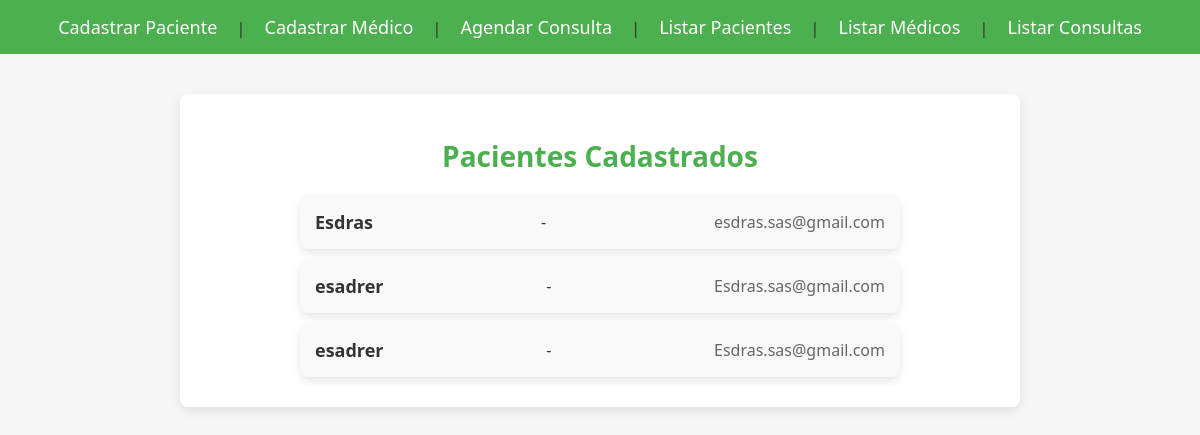
Page /consultas/listar_pacientes/ on the committed database.
### consultas/models.py (models this page shows, shortened)
class Paciente(models.Model):
    nome = models.CharField(max_length=100)
    email = models.EmailField()
    telefone = models.CharField(max_length=15)
    data_nascimento = models.DateField()
    endereco = models.TextField()

### consultas/views.py (the view)
# urls.py: path('listar_pacientes/', views.listar_pacientes, name='listar_pacientes'),
def listar_pacientes(request):
    pacientes = Paciente.objects.all()
    return render(request, 'consultas/listar_pacientes.html', {'pacientes': pacientes})

### consultas/templates/consultas/listar_pacientes.html
{% extends "consultas/base.html" %}
{% block content %}
<h2 class="title">Pacientes Cadastrados</h2>
<ul class="record-list">
    {% for paciente in pacientes %}
    <li class="record-item">
        <span class="record-name">{{ paciente.nome }}</span> -
        <span class="record-detail">{{ paciente.email }}</span>
    </li>
    {% endfor %}
</ul>
{% endblock content %}

### consultas/static/css/style.css (style rules this page uses)
body { font-family: 'Segoe UI', Tahoma, Geneva, Verdana, sans-serif; background-color: #f7f7f7; margin: 0; padding: 0; color: #333; }
.title { font-size: 28px; font-weight: bold; color: #4CAF50; text-align: center; margin-bottom: 20px; }
.record-list { list-style-type: none; padding: 0; margin: 0 auto; max-width: 600px; }
.record-item { background-color: #f9f9f9; margin-bottom: 10px; padding: 15px; border-radius: 8px; box-shadow: 0 4px 8px rgba(0, 0, 0, 0.1); display: flex; justify-content: space-between; align-items: center; }
.record-name { font-size: 18px; font-weight: bold; color: #333; }
.record-detail { font-size: 16px; color: #666; }

### rows in the picture
Paciente: nome "Esdras", email "esdras.sas@gmail.com"
Paciente: nome "esadrer", email "Esdras.sas@gmail.com"
Paciente: nome "esadrer", email "Esdras.sas@gmail.com"
